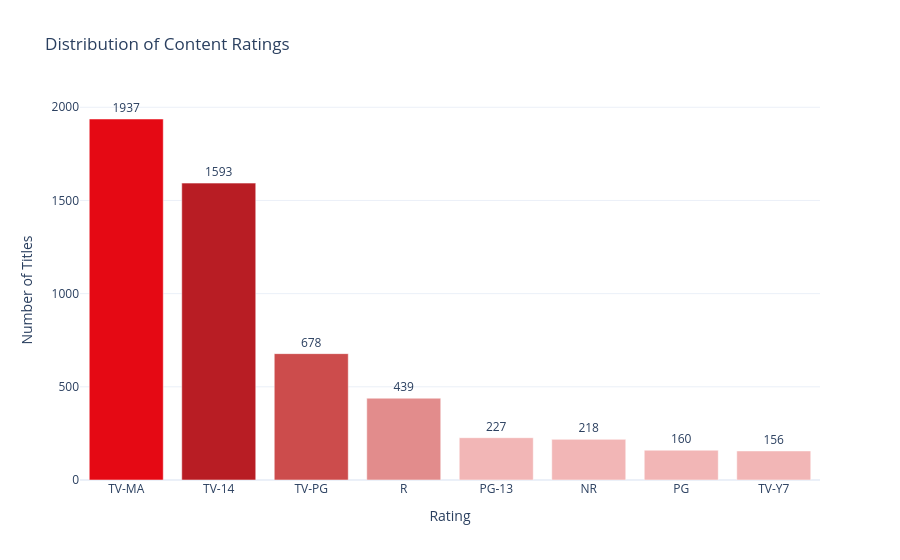

Here is the notebook cell this chart was saved with:
### Markdown cell above
## 7. Audience Rating Distribution

### Code cell
rating_counts = df['rating'].value_counts().head(8)

fig_ratings = go.Figure(go.Bar(
    x=rating_counts.index,
    y=rating_counts.values,
    marker_color=[NETFLIX_RED if i == 0 else '#B81D24' if i == 1 else '#CC4C4C' if i == 2 else '#E28C8C' if i == 3 else '#F2B6B6' for i in range(len(rating_counts))],
    text=rating_counts.values,
    textposition='outside'
))
fig_ratings.update_layout(
    title='Distribution of Content Ratings',
    xaxis_title='Rating',
    yaxis_title='Number of Titles',
    template='plotly_white'
)
fig_ratings.show()
save_plotly_figure(fig_ratings, 'rating_distribution.png')

top_rating = rating_counts.index[0]
top_pct = rating_counts.values[0] / len(df) * 100
mature_pct = (rating_counts.get('TV-MA', 0) + rating_counts.get('R', 0)) / len(df) * 100
print(f"FINDING: {top_rating} is the most common rating ({top_pct:.1f}% of content).")
print(f"Mature-rated content (TV-MA + R) makes up {mature_pct:.1f}% of the catalogue — Netflix clearly targets adult audiences primarily.")

### Figure 1 — Plotly figure (JSON) as saved in the notebook; plotly's stock layout.template omitted (floating-point values rounded to 4 significant figures)
{"data": [{"marker": {"color": ["#E50914", "#B81D24", "#CC4C4C", "#E28C8C", "#F2B6B6", "#F2B6B6", "#F2B6B6", "#F2B6B6"]}, "text": [1937.0, 1593.0, 678.0, 439.0, 227.0, 218.0, 160.0, 156.0], "textposition": "outside", "type": "bar", "x": ["TV-MA", "TV-14", "TV-PG", "R", "PG-13", "NR", "PG", "TV-Y7"], "y": [1937, 1593, 678, 439, 227, 218, 160, 156]}], "layout": {"title": {"text": "Distribution of Content Ratings"}, "xaxis": {"title": {"text": "Rating"}}, "yaxis": {"title": {"text": "Number of Titles"}}}}
